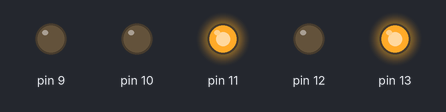
Bench run of a sketch on a simulated Arduino Uno, built with avr-gcc and run on an emulated ATmega328P. Shown: output pins drawn as LEDs (lit = HIGH).

Above: at 0.05 s.
At 0.65 s:
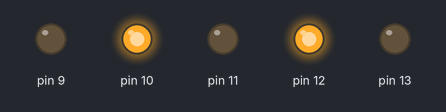
At 1.35 s:
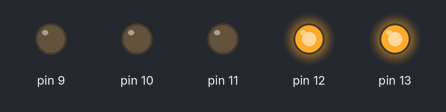
At 2.75 s:
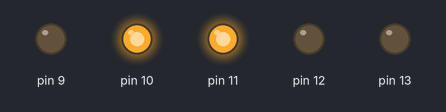
Timing chart, 0 to 3.0 s (numbered marks = the images above):
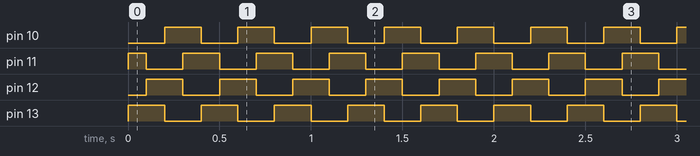

The sketch:

task6.ino
```cpp
                                           void setup() {
  // put your setup code here, to run once:
pinMode(11,OUTPUT);
pinMode(12,OUTPUT);
pinMode(13,OUTPUT);
pinMode(10,OUTPUT);
pinMode(9, OUTPUT);
pinMode(A0, INPUT);

}

void loop() {
  // put your main code here, to run repeatedly:
digitalWrite(13,HIGH);
digitalWrite(10,LOW);
digitalWrite(11,HIGH);
digitalWrite(12,LOW);

delay(100);

digitalWrite(13,HIGH);
digitalWrite(10,LOW);
digitalWrite(11,LOW);
digitalWrite(12,HIGH);

delay(100);

digitalWrite(13,LOW);
digitalWrite(10,HIGH);
digitalWrite(11,LOW);
digitalWrite(12,HIGH);

delay(100);

digitalWrite(13,LOW);
digitalWrite(10,HIGH);
digitalWrite(11,HIGH);
digitalWrite(12,LOW);

delay(100);

}
```

Measured:
- by itself, pin 10, pin 12, pin 13: alternates HIGH for 0.20 s and LOW for 0.20 s
- by itself, pin 11: repeats every 0.40 s: LOW 0.20 s, HIGH 0.20 s
